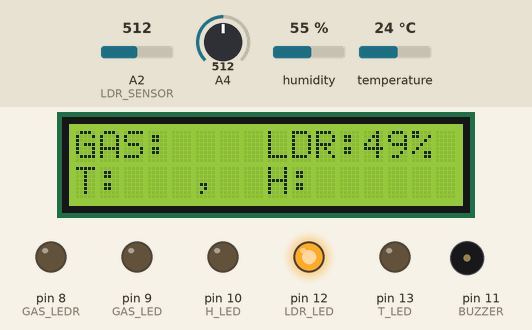
A sketch run on a simulated Arduino Uno, built with avr-gcc and run on an emulated ATmega328P. Parts: 16×2 character LCD, output pins drawn as LEDs (lit = HIGH), buzzer (waves = sounding). The inputs (shaded band) are chosen by the test bench; at power-on: A4 = 512, temperature 24 °C, A2 (LDR_SENSOR) = 512, humidity 55 %. What the sketch prints to the serial monitor is not drawn.

Above: at 1.2 s.
1.3 s: A4 set to 490
At 2.6 s:
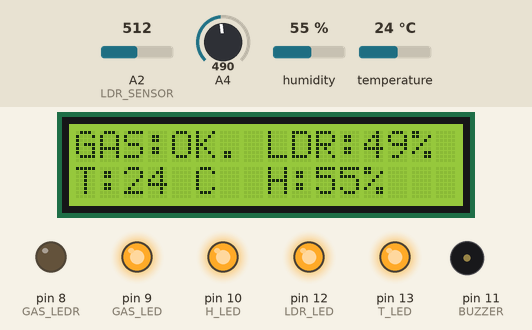
6.7 s: temperature set to 20 °C
At 9.3 s:
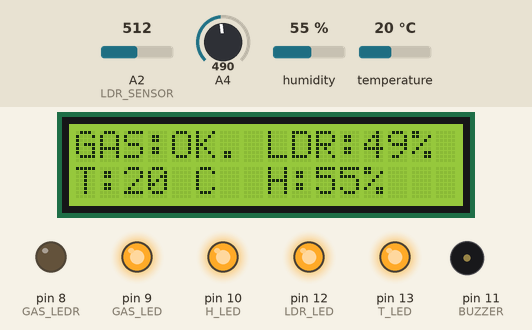
10.8 s: A4 set to 716
At 11.7 s:
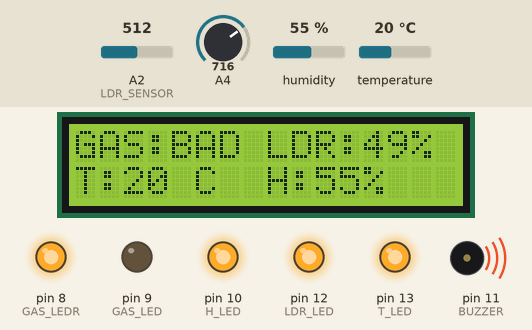
14.9 s: A2 (LDR_SENSOR) set to 111
At 17.0 s:
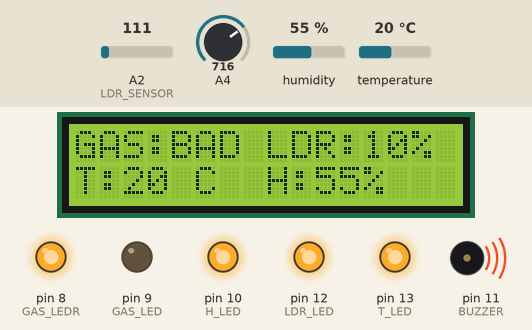
19.0 s: A2 (LDR_SENSOR) set to 93
At 22.7 s:
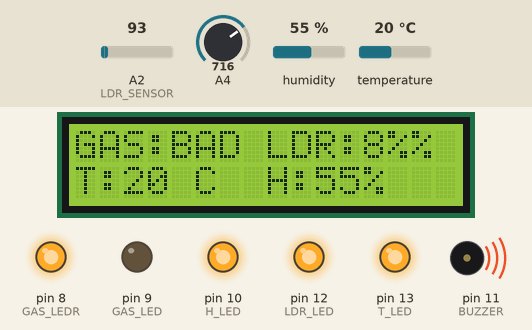
23.4 s: temperature set to 5 °C
At 25.2 s:
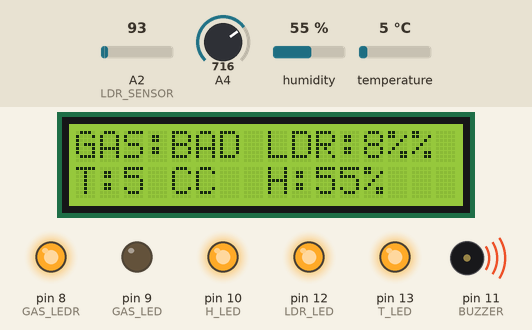
Timing chart, 0 to 26.7 s (numbered marks = the images above; inputs shaded):
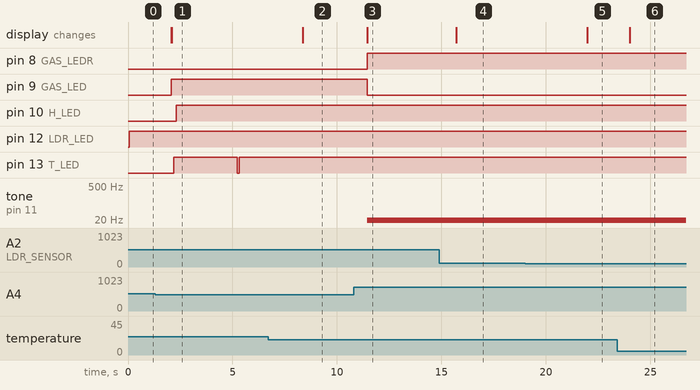

The sketch:

Proiect.ino
```cpp
#include <SimpleDHT.h>
#include <LiquidCrystal.h>
LiquidCrystal lcd(7, 6, 5, 4, 3, 2);
#define GAS_SENSOR      A1
#define LDR_SENSOR      A2
#define HT_SENSOR       A5

//leds(pins:5)
#define T_LED          13
#define H_LED          10
#define BUZZER          11
#define GAS_LED         9
#define GAS_LEDR         8
#define LDR_LED         12

void init_adc()
{
    ADMUX = 0b01000101;
    ADCSRA= 0b10000111;
}
int adc_l,adc_h;

int readADC (char ch){
     ADMUX &= 0b11100000;
     ADMUX |= ch;

    ADCSRA |= (1<<6);
    while(ADCSRA & (1<<6));

      adc_l = ADCL;
      adc_h = ADCH;
      return ((adc_h << 8) | adc_l);
}

int val,val_ref=500;

void gas_Readings() {
  val = readADC(4);
  Serial.print("Gas Sensor Reading: ");
  Serial.println(val);
  if (val > val_ref) {
    digitalWrite(GAS_LED, LOW);   // Turn off the GREEN LED
    digitalWrite(GAS_LEDR, HIGH);   // Turn on the RED LED
    tone(BUZZER, 20);
    lcd.setCursor(4, 0);
    lcd.print("BAD");
    Serial.print("GAS: ");
    Serial.print("BAD.");
  } else {
    digitalWrite(GAS_LED, HIGH);    // Turn on the GREEN LED
    digitalWrite(GAS_LEDR, LOW);   // Turn off the RED LED
    lcd.setCursor(4, 0);
    lcd.print("OK.");
    Serial.print("GAS: ");
    Serial.print("OK.");
    noTone(BUZZER);
  }
  delay(2);
}


SimpleDHT11 dht11(HT_SENSOR);

void setup() {
  Serial.begin(9600);
  lcd.begin(16, 2);
  lcd.clear();
  // set sensor pins as inputs

    pinMode( HT_SENSOR , INPUT);
    pinMode(LDR_SENSOR , INPUT);
    pinMode( GAS_SENSOR , INPUT);
     pinMode( BUZZER , OUTPUT);
      pinMode( H_LED , OUTPUT);
      pinMode( T_LED , OUTPUT);
     pinMode( GAS_LED , OUTPUT);
       pinMode( GAS_LEDR , OUTPUT);
     pinMode( LDR_LED , OUTPUT);


  // print sensor name on the LCD
  lcd.setCursor(0, 0);
  lcd.print("GAS:   ");//Gas Sensor data will be displayed at(14,0)
  lcd.setCursor(8, 0);
  lcd.print("LDR: ");//LDR Sensor data will be displayed at(15,0)
  lcd.setCursor(0,1);// Move cursor to the next line of LCD
  lcd.print("T:   ,   ");//Humidity & temperature Sensor data will be displayed at(8,1) &(12,1) respectivel
  lcd.setCursor(8, 1);
  lcd.print("H:   ");

}
/*
//uncomment when using GAS Sensor
void gas_Readings() {
  int x = readADC(4);
  lcd.setCursor(3, 0);
  lcd.print(x);
  Serial.print("GS=");
  Serial.print(x);
 // Serial.print("\t");

   //Gas Sensor input condition for Led to glow
  if (x >= 600){
    digitalWrite(9, HIGH);
     tone(BUZZER, 2000);}
  else{
    digitalWrite(13, HIGH);
    noTone(BUZZER);}
   delay(10);

  }
*/
//uncomment when using LDR Sensor
void LDR_Readings() {
  int x = map(analogRead(LDR_SENSOR), 0, 1024, 0, 99);
  lcd.setCursor(12, 0);
  lcd.print(x);
  lcd.print("%");
  Serial.print("LUM:");
  Serial.print(x);
  Serial.print("%");
  Serial.print("\t");

  //LDR Sensor input condition for Led to glow
  if (x >= 50) {
    digitalWrite(LDR_LED, LOW);
    delay (100);
    digitalWrite(LDR_LED, HIGH);
    delay (100);
  }
  else {
    digitalWrite(LDR_LED, HIGH);
  }
  delay(2000);

}


void ht_Readings() {
  byte temperature = 0;
  byte humidity = 0;

  dht11.read(&temperature, &humidity, NULL);// <simpledht> library function to read temperature and humidity

   lcd.setCursor(2, 1);
  lcd.print((int)temperature);
  lcd.print(" C");//temperature in degree
  lcd.setCursor(10, 1);
  lcd.print((int)humidity);
  lcd.print("%");
  Serial.print("T:");
  Serial.print(temperature);
  Serial.print(" C");
  Serial.print("H:");
  Serial.print(humidity);
  Serial.print("%");
  Serial.println();


  //Temperature and humidity conditions for Led to glow
 if (temperature > 0 && temperature<22)
    digitalWrite(T_LED, HIGH);
  else
    digitalWrite(T_LED, LOW);
    delay(100);
    digitalWrite(T_LED, HIGH);
    delay (100);

  if (humidity > 35 && humidity < 65)
      digitalWrite(H_LED, HIGH);
  else if (temperature > 0 && temperature<30)
    digitalWrite(T_LED, HIGH);
  else
    digitalWrite(T_LED, LOW);
    delay (100);
    digitalWrite(T_LED, HIGH);
    delay (100);

    if (humidity > 35 && humidity<65)
      digitalWrite(H_LED, HIGH);
  else
    digitalWrite(H_LED, LOW);
    delay (100);
    digitalWrite(H_LED, HIGH);
    delay(100);
  delay (500);

}

void loop() {
  /*
     read continously from each sensor
  */
  //read values from gas sensor

  init_adc();
  //read values from LDR sensor
  LDR_Readings();
  gas_Readings();
  // read temp and humidity from ht sensor
  ht_Readings();
}
```

Measured:
- the behaviour switches between 501 and 500 on A4 (found by bisection; images 0 and 1)
- the behaviour switches between 104 and 103 on A2 (LDR_SENSOR) (found by bisection; images 4 and 5)
- after the input at 1.3 s, pin 8 (GAS_LEDR): stays LOW (without the input it goes to HIGH after 0.77 s); pin 9 (GAS_LED): LOW → HIGH after 0.77 s; tone on pin 11 (BUZZER): stays silent (without the input it goes to 20 Hz after 0.77 s); the display: first changes after 0.77 s (image 1 shows a later state)
- after the input at 6.7 s, pin 13 (T_LED): stays HIGH (without the input it goes to LOW after 1.7 s); the display: changes after 1.7 s (image 2)
- after the input at 10.8 s, pin 8 (GAS_LEDR): LOW → HIGH after 0.66 s; pin 9 (GAS_LED): HIGH → LOW after 0.66 s; tone on pin 11 (BUZZER): silent → 20 Hz after 0.66 s; the display: changes after 0.66 s (image 3)
- after the input at 14.9 s, the display: changes after 0.82 s (image 4)
- after the input at 19.0 s, the display: changes after 3.0 s (image 5)
- after the input at 23.4 s, the display: changes after 0.60 s (image 6)
